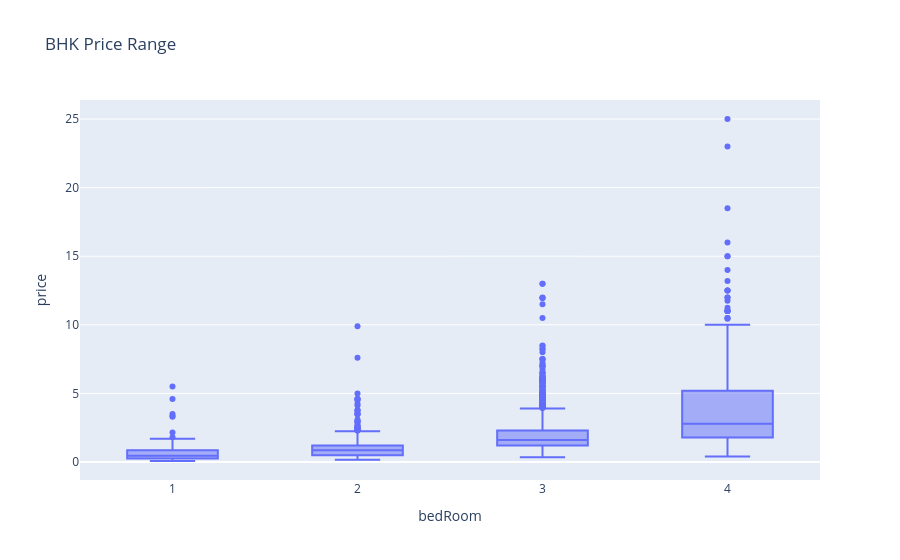

Notebook code for this chart:
### Code cell
temp_df = df[df['bedRoom'] <= 4]
# Create side-by-side boxplots of the total bill amounts by day
fig = px.box(temp_df, x='bedRoom', y='price', title='BHK Price Range')

# Show the plot
fig.show()

### Figure 1 — Plotly figure (JSON) as saved in the notebook; plotly's stock layout.template omitted (floating-point values rounded to 4 significant figures; data arrays with more than 128 entries replaced by an {"elided": "..."} marker saying what was removed)
{"data": [{"alignmentgroup": "True", "hovertemplate": "bedRoom=%{x}<br>price=%{y}<extra></extra>", "legendgroup": "", "marker": {"color": "#636efa"}, "name": "", "notched": false, "offsetgroup": "", "orientation": "v", "showlegend": false, "type": "box", "x": {"elided": "3266 int values"}, "x0": " ", "xaxis": "x", "y": {"elided": "3266 float values"}, "y0": " ", "yaxis": "y"}], "layout": {"boxmode": "group", "legend": {"tracegroupgap": 0}, "title": {"text": "BHK Price Range"}, "xaxis": {"anchor": "y", "domain": [0, 1], "title": {"text": "bedRoom"}}, "yaxis": {"anchor": "x", "domain": [0, 1], "title": {"text": "price"}}}}
